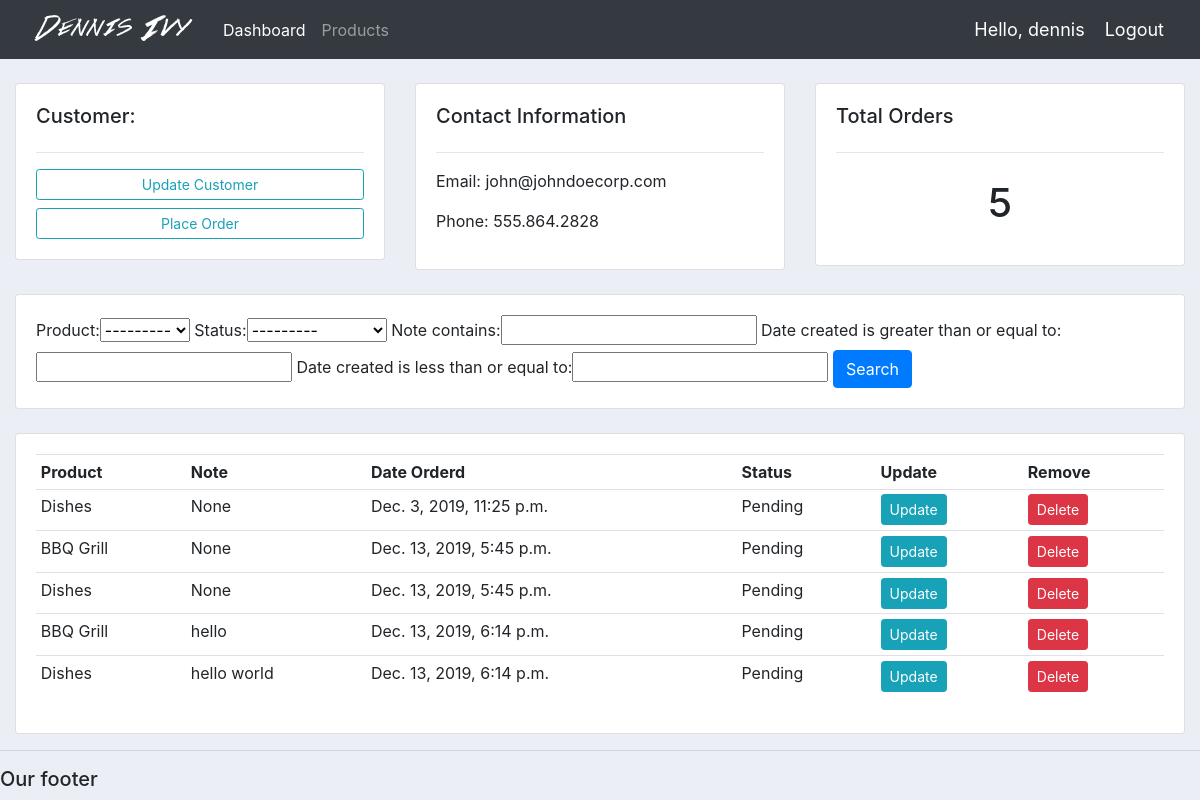
Screenshot of /customer/4/ (signed in) with the database file from the repository.
### accounts/models.py (models this page shows, shortened)
class Customer(models.Model):
	name = models.CharField(max_length=200, null=True)
	phone = models.CharField(max_length=200, null=True)
	email = models.CharField(max_length=200, null=True)
	date_created = models.DateTimeField(auto_now_add=True, null=True)

class Order(models.Model):
	STATUS = (
			('Pending', 'Pending'),
			('Out for delivery', 'Out for delivery'),
			('Delivered', 'Delivered'),
			)
	customer = models.ForeignKey(Customer, null=True, on_delete= models.SET_NULL)
	product = models.ForeignKey(Product, null=True, on_delete= models.SET_NULL)
	date_created = models.DateTimeField(auto_now_add=True, null=True)
	status = models.CharField(max_length=200, null=True, choices=STATUS)
	note = models.CharField(max_length=1000, null=True)

class Product(models.Model):
	CATEGORY = (
			('Indoor', 'Indoor'),
			('Out Door', 'Out Door'),
			)
	name = models.CharField(max_length=200, null=True)
	price = models.FloatField(null=True)
	category = models.CharField(max_length=200, null=True, choices=CATEGORY)
	description = models.CharField(max_length=200, null=True, blank=True)
	date_created = models.DateTimeField(auto_now_add=True, null=True)
	tags = models.ManyToManyField(Tag)
	def __str__(self):
		return self.name

### accounts/views.py (the view)
# urls.py: path('customer/<str:pk_test>/', views.customer, name="customer"),
@login_required(login_url='login')
def customer(request, pk_test):
	customer = Customer.objects.get(id=pk_test)
	orders = customer.order_set.all()
	order_count = orders.count()
	myFilter = OrderFilter(request.GET, queryset=orders)
	orders = myFilter.qs
	context = {'customer':customer, 'orders':orders, 'order_count':order_count,
	'myFilter':myFilter}
	return render(request, 'accounts/customer.html',context)

### accounts/templates/accounts/customer.html
{%  extends 'accounts/main.html' %}
{% block content %}
	<br>
<div class="row">
	<div class="col-md">
		<div class="card card-body">
			<h5>Customer:</h5>
			<hr>
			<a class="btn btn-outline-info  btn-sm btn-block" href="">Update Customer</a>
			<a class="btn btn-outline-info  btn-sm btn-block" href="{% url 'create_order' customer.id %}">Place Order</a>
		</div>
	</div>
	<div class="col-md">
		<div class="card card-body">
			<h5>Contact Information</h5>
			<hr>
			<p>Email: {{customer.email}}</p>
			<p>Phone: {{customer.phone}}</p>
		</div>
	</div>
	<div class="col-md">
		<div class="card card-body">
			<h5>Total Orders</h5>
			<hr>
			<h1 style="text-align: center;padding: 10px">{{order_count}}</h1>
		</div>
	</div>
</div>
<br>
<div class="row">
	<div class="col">
		<div class="card card-body">
			<form method="get">
				{{myFilter.form}}
		    <button class="btn btn-primary" type="submit">Search</button>
		  </form>
		</div>
	</div>
</div>
<br>
<div class="row">
	<div class="col-md">
		<div class="card card-body">
			<table class="table table-sm">
				<tr>
					<th>Product</th>
					<th>Note</th>
					<th>Date Orderd</th>
					<th>Status</th>
					<th>Update</th>
					<th>Remove</th>
				</tr>
				{% for order in orders %}
				<tr>
					<td>{{order.product}}</td>
					<td>{{order.note}}</td>
					<td>{{order.date_created}}</td>
					<td>{{order.status}}</td>
					<td><a class="btn btn-sm btn-info" href="{% url 'update_order' order.id %}">Update</a></td>
					<td><a class="btn btn-sm btn-danger" href="{% url 'delete_order' order.id %}">Delete</a></td>
				</tr>
				{% endfor %}
			</table>
		</div>
	</div>
</div>
{% endblock %}

### accounts/templates/accounts/navbar.html (shortened to what this page needs)
{% load static %}
<nav class="navbar navbar-expand-lg navbar-dark bg-dark">
 <img src="{% static 'images/logo.png' %}">
  <div class="collapse navbar-collapse" id="navbarNav">
    <ul class="navbar-nav">
      <li class="nav-item active">
        <a class="nav-link" href="{% url 'home' %}">Dashboard</a>
      </li>
      <li class="nav-item">
        <a class="nav-link" href="{% url 'products' %}">Products</a>
      </li>
    </ul>
  </div>
<span class="hello-msg">Hello, {{request.user}}</span>
<span><a class="hello-msg" href="{% url 'logout' %}">Logout</a></span>
</nav>

### static/css/main.css (style rules this page uses)
body { background-color: #ebeff5; }

### accounts/templates/accounts/navbar.html (style rules this page uses)
.hello-msg { font-size: 18px; color: #fff; margin-right:20px; }

### rows the page displays
Customer: email "john@johndoecorp.com", phone "555.864.2828"
Order: product "Dishes", note "None", date_created "Dec. 3, 2019, 11:25 p.m.", status "Pending"
Order: product "BBQ Grill", note "None", date_created "Dec. 13, 2019, 5:45 p.m.", status "Pending"
Order: product "Dishes", note "None", date_created "Dec. 13, 2019, 5:45 p.m.", status "Pending"
Order: product "BBQ Grill", note "hello", date_created "Dec. 13, 2019, 6:14 p.m.", status "Pending"
Order: product "Dishes", note "hello world", date_created "Dec. 13, 2019, 6:14 p.m.", status "Pending"

### other values shown
{{ request.user }} "dennis"
{{ order_count }} "5"
